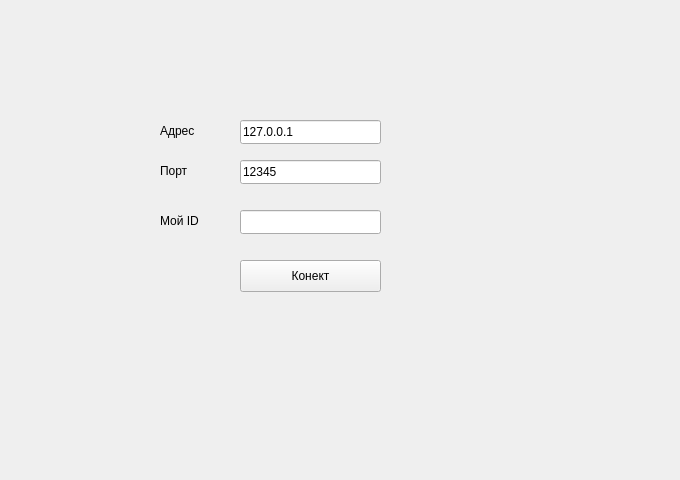
<?xml version="1.0" encoding="UTF-8"?>
<ui version="4.0">
 <class>MainWindow</class>
 <widget class="QMainWindow" name="MainWindow">
  <property name="geometry">
   <rect>
    <x>0</x>
    <y>0</y>
    <width>680</width>
    <height>480</height>
   </rect>
  </property>
  <property name="windowTitle">
   <string>Клиент-Сервер</string>
  </property>
  <widget class="QWidget" name="centralwidget">
   <widget class="QStackedWidget" name="stackedWidget">
    <property name="geometry">
     <rect>
      <x>10</x>
      <y>10</y>
      <width>660</width>
      <height>440</height>
     </rect>
    </property>
    <property name="currentIndex">
     <number>0</number>
    </property>
    <widget class="QWidget" name="page_login">
     <widget class="QLabel" name="label">
      <property name="geometry">
       <rect>
        <x>150</x>
        <y>110</y>
        <width>61</width>
        <height>21</height>
       </rect>
      </property>
      <property name="text">
       <string>Адрес</string>
      </property>
     </widget>
     <widget class="QLabel" name="label_2">
      <property name="geometry">
       <rect>
        <x>150</x>
        <y>150</y>
        <width>61</width>
        <height>21</height>
       </rect>
      </property>
      <property name="text">
       <string>Порт</string>
      </property>
     </widget>
     <widget class="QLabel" name="label_3">
      <property name="geometry">
       <rect>
        <x>150</x>
        <y>200</y>
        <width>61</width>
        <height>21</height>
       </rect>
      </property>
      <property name="text">
       <string>Мой ID</string>
      </property>
     </widget>
     <widget class="QLineEdit" name="addressEdit">
      <property name="geometry">
       <rect>
        <x>230</x>
        <y>110</y>
        <width>141</width>
        <height>24</height>
       </rect>
      </property>
      <property name="text">
       <string>127.0.0.1</string>
      </property>
     </widget>
     <widget class="QLineEdit" name="portEdit">
      <property name="geometry">
       <rect>
        <x>230</x>
        <y>150</y>
        <width>141</width>
        <height>24</height>
       </rect>
      </property>
      <property name="text">
       <string>12345</string>
      </property>
     </widget>
     <widget class="QLineEdit" name="idEdit">
      <property name="geometry">
       <rect>
        <x>230</x>
        <y>200</y>
        <width>141</width>
        <height>24</height>
       </rect>
      </property>
     </widget>
     <widget class="QPushButton" name="connectButton">
      <property name="geometry">
       <rect>
        <x>230</x>
        <y>250</y>
        <width>141</width>
        <height>32</height>
       </rect>
      </property>
      <property name="text">
       <string>Конект</string>
      </property>
     </widget>
    </widget>
    <widget class="QWidget" name="page_game">
     <widget class="QLabel" name="weatherLabel">
      <property name="geometry">
       <rect>
        <x>450</x>
        <y>20</y>
        <width>200</width>
        <height>50</height>
       </rect>
      </property>
      <property name="font">
       <font>
        <pointsize>14</pointsize>
        <bold>true</bold>
       </font>
      </property>
      <property name="text">
       <string>Погода:</string>
      </property>
     </widget>
     <widget class="QPushButton" name="upButton">
      <property name="geometry">
       <rect>
        <x>520</x>
        <y>220</y>
        <width>41</width>
        <height>41</height>
       </rect>
      </property>
      <property name="text">
       <string>▲</string>
      </property>
     </widget>
     <widget class="QPushButton" name="leftButton">
      <property name="geometry">
       <rect>
        <x>475</x>
        <y>265</y>
        <width>41</width>
        <height>41</height>
       </rect>
      </property>
      <property name="text">
       <string>◀</string>
      </property>
     </widget>
     <widget class="QPushButton" name="downButton">
      <property name="geometry">
       <rect>
        <x>520</x>
        <y>265</y>
        <width>41</width>
        <height>41</height>
       </rect>
      </property>
      <property name="text">
       <string>▼</string>
      </property>
     </widget>
     <widget class="QPushButton" name="rightButton">
      <property name="geometry">
       <rect>
        <x>565</x>
        <y>265</y>
        <width>41</width>
        <height>41</height>
       </rect>
      </property>
      <property name="text">
       <string>▶</string>
      </property>
     </widget>
     <widget class="QPushButton" name="imitationButton">
      <property name="geometry">
       <rect>
        <x>475</x>
        <y>315</y>
        <width>131</width>
        <height>31</height>
       </rect>
      </property>
      <property name="text">
       <string>Имитация</string>
      </property>
     </widget>
     <widget class="QComboBox" name="colorComboBox">
      <property name="geometry">
       <rect>
        <x>500</x>
        <y>380</y>
        <width>111</width>
        <height>24</height>
       </rect>
      </property>
     </widget>
     <widget class="QLabel" name="label_4">
      <property name="geometry">
       <rect>
        <x>440</x>
        <y>380</y>
        <width>51</width>
        <height>21</height>
       </rect>
      </property>
      <property name="text">
       <string>Цвет:</string>
      </property>
     </widget>
     <widget class="QPushButton" name="musicToggle">
      <property name="geometry">
       <rect>
        <x>440</x>
        <y>140</y>
        <width>171</width>
        <height>31</height>
       </rect>
      </property>
      <property name="text">
       <string>Включить музыку</string>
      </property>
     </widget>
    </widget>
   </widget>
  </widget>
 </widget>
 <resources/>
 <connections/>
</ui>
